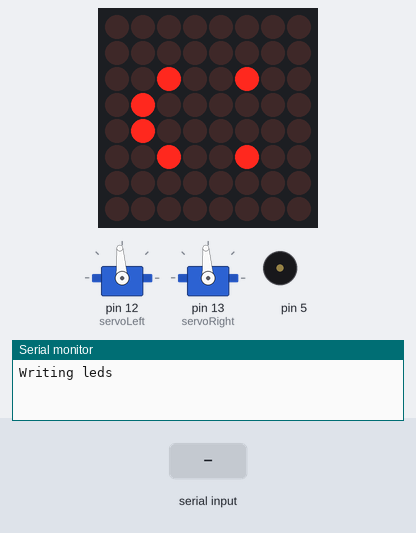
Bench run of a sketch on a simulated Arduino Uno, built with avr-gcc and run on an emulated ATmega328P. Shown: 2 × servo, 8×8 LED matrix, buzzer (waves = sounding), the last lines printed to the serial monitor. The inputs (shaded band) are chosen by the test bench.

Above: at 3.2 s.
3.3 s: "0" received over the second serial link
At 4.4 s:
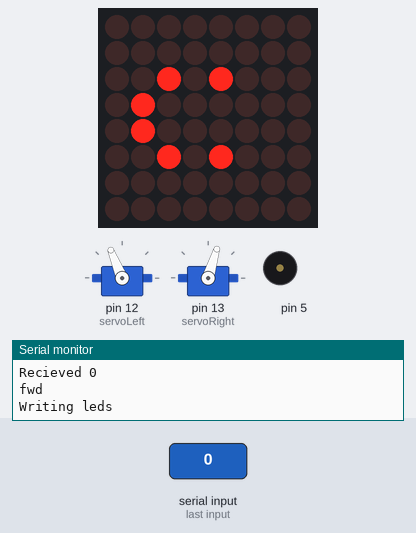
4.8 s: "1" received over the second serial link
At 5.5 s:
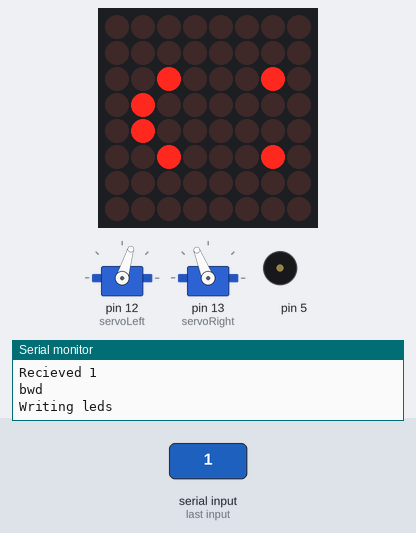
6.3 s: "2" received over the second serial link
At 6.7 s:
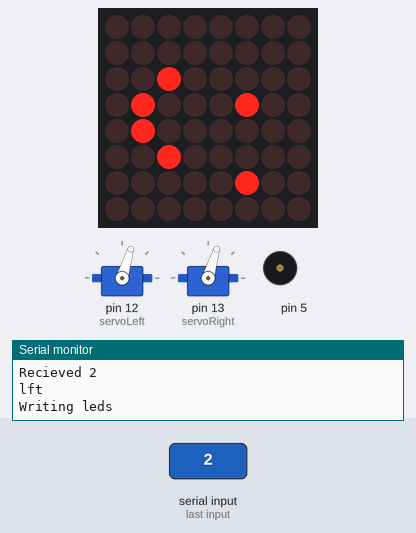
7.8 s: "3" received over the second serial link
At 9.0 s:
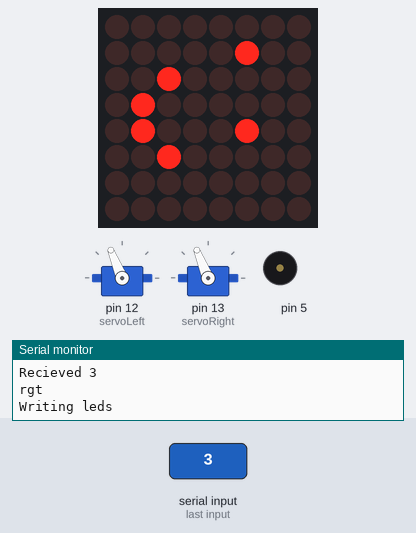
9.3 s: "5" received over the second serial link
At 10.2 s:
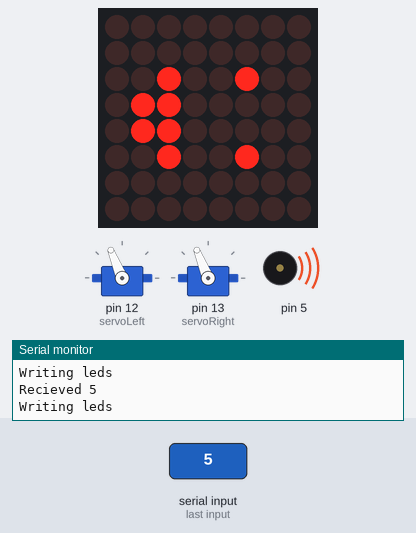
10.8 s: "4" received over the second serial link
At 11.3 s:
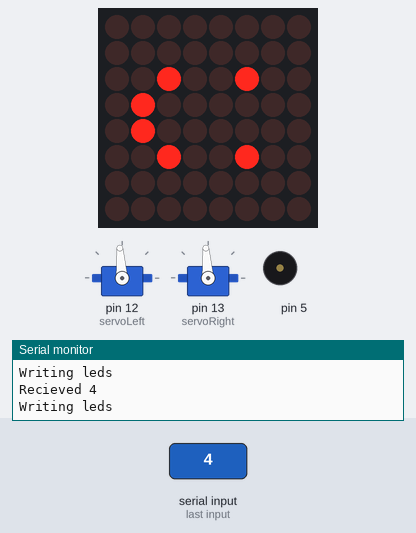
Timing chart, 0 to 13.3 s (numbered marks = the images above; inputs shaded):
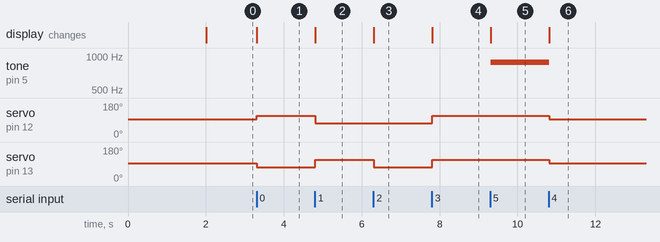

The sketch:

EdgarRobotModule.ino
```cpp
#include <Servo.h>
#include <SoftwareSerial.h>

#include "LedControlMS.h"
#include "robot.h"

byte arrows[5][8] = {
  {
    B00000000,
    B00001000,
    B00000100,
    B01111110,
    B01111110,
    B00000100,
    B00001000,
    B00000000,
  }, {
    B00000000,
    B00010000,
    B00100000,
    B01111110,
    B01111110,
    B00100000,
    B00010000,
    B00000000,
  }, {
    B00000000,
    B00011000,
    B00011000,
    B00011000,
    B01011010,
    B00111100,
    B00011000,
    B00000000,
  }, {
    B00000000,
    B00011000,
    B00111100,
    B01011010,
    B00011000,
    B00011000,
    B00011000,
    B00000000,
  }, {
    B00000000,
    B00011000,
    B00111100,
    B01110110,
    B01101110,
    B00111100,
    B00011000,
    B00000000,
  }
};

byte faces[9][8] = {
  {
    B00000000,
    B00000000,
    B00100100,
    B01000000,
    B01000000,
    B00100100,
    B00000000,
    B00000000,
  }, {
    B00000000,
    B00000000,
    B00100000,
    B01000100,
    B01000000,
    B00100000,
    B00000100,
    B00000000,
  }, {
    B00000000,
    B00000100,
    B00100000,
    B01000000,
    B01000100,
    B00100000,
    B00000000,
    B00000000,
  }, {
    B00000000,
    B00000000,
    B01000100,
    B00100000,
    B00100000,
    B01000100,
    B00000000,
    B00000000,
  }, {
    B00000000,
    B00000000,
    B00100100,
    B01100000,
    B01100000,
    B00100100,
    B00000000,
    B00000000,
  }, {
    B00000000,
    B00000000,
    B00100010,
    B01000000,
    B01000000,
    B00100010,
    B00000000,
    B00000000,
  }, {
    B00000000,
    B00000000,
    B00101000,
    B01000000,
    B01000000,
    B00101000,
    B00000000,
    B00000000,
  }, {
    B00000000,
    B00000000,
    B00100100,
    B01000000,
    B01000000,
    B10000100,
    B00000000,
    B00000000,
  }, {
    B00000000,
    B00000000,
    B10000100,
    B01000000,
    B01000000,
    B00100100,
    B00000000,
    B00000000,
  },
};

Servo servoLeft;
Servo servoRight;

LedControl lc = LedControl(10, 9, 8, 1);

const int RxD = 7;
const int TxD = 6;

char direct = ' ';
char last_direct = ' ';

SoftwareSerial btSerial(RxD, TxD);

int time;
int instructionTimeDelta = 0;
int lightsTimeDelta = 0;
int nextDelay = 0;
int instruction = 0;
int instructions[][2] = {
  {1, 1000},
  {2, 1000},
  {3, 790},
  {4, 790},
};
int numInstructions = sizeof(instructions) / (sizeof(int) * 2);

void setup() {
  Serial.begin(9600);
  btSerial.begin(38400);
  lc.shutdown(0, false);
  lc.setIntensity(0, 8);
  lc.clearDisplay(0);
  delay(2000);
  pinMode(5, OUTPUT);
  servoLeft.attach(12);
  servoRight.attach(13);
  Serial.flush();
  btSerial.flush();
  while (btSerial.available()) {
    btSerial.read();
  }
  stp();
}

void loop() {
  if (btSerial.available()) {
    direct = btSerial.read();
    delay(10);
    Serial.print("Recieved ");
    Serial.println(direct);
    if (!(direct == last_direct)) {
      switch (direct) {
        case '0': fwd(); break;
        case '1': bwd(); break;
        case '2': lft(); break;
        case '3': rgt(); break;
        case '4': stp(); break;
        case '5': sendBoop(); break;
      }
    }
    last_direct = direct;
  }
}
int getMicros(int dir) {
  return map(dir, -200, 200, 1300, 1700);
}

void sendBoop() {
  showFace(boop);
  tone(5, 880);
}
void fwd() {
  Serial.println("fwd");
  servoLeft.writeMicroseconds(1700);
  servoRight.writeMicroseconds(1300);
  showFace(lookdown);
}
void bwd() {
  Serial.println("bwd");
  servoLeft.writeMicroseconds(1300);
  servoRight.writeMicroseconds(1700);
  showFace(lookup);
}
void lft() {
  Serial.println("lft");
  servoLeft.writeMicroseconds(1300);
  servoRight.writeMicroseconds(1300);
  showFace(lookleft);
}
void rgt() {
  Serial.println("rgt");
  servoLeft.writeMicroseconds(1700);
  servoRight.writeMicroseconds(1700);
  showFace(lookright);
}

void stp() {
  servoLeft.writeMicroseconds(1510);
  servoRight.writeMicroseconds(1510);
  noTone(5);
  showFace(happy);
}

void showArrow(dir arrow) {
  writeGrid(arrows[arrow]);
}
void showFace(face f) {
  writeGrid(faces[f]);
}
void writeGrid(byte grid[8]) {
  Serial.println("Writing leds");
  for (int i = 0; i < 8; i++) {
    lc.setRow(0, i, grid[i]);
  }
}
```

robot.h
```cpp
enum dir {
  up,
  down,
  left,
  right,
  halt
};

enum face {
  happy,
  lookleft,
  lookright,
  sad,
  boop,
  lookup,
  lookdown,
  weird1,
  weird2,
};
void showArrow(dir arrow);
void writeGrid(byte grid[8]);
```

Measured:
- after the input at 3.3 s, servo on pin 12 (servoLeft): 94° → 112° at once; servo on pin 13 (servoRight): 94° → 73° at once; the display: changes at once (image 1)
- after the input at 4.8 s, servo on pin 12 (servoLeft): 112° → 73° at once; servo on pin 13 (servoRight): 73° → 112° at once; the display: changes at once (image 2)
- after the input at 6.3 s, servo on pin 13 (servoRight): 112° → 73° at once; the display: changes at once (image 3)
- after the input at 7.8 s, servo on pin 12 (servoLeft), servo on pin 13 (servoRight): 73° → 112° at once; the display: changes at once (image 4)
- after the input at 9.3 s, tone on pin 5: silent → 880 Hz at once; the display: changes at once (image 5)
- after the input at 10.8 s, tone on pin 5: 880 Hz → silent at once; servo on pin 12 (servoLeft), servo on pin 13 (servoRight): 112° → 94° at once; the display: changes at once (image 6)
